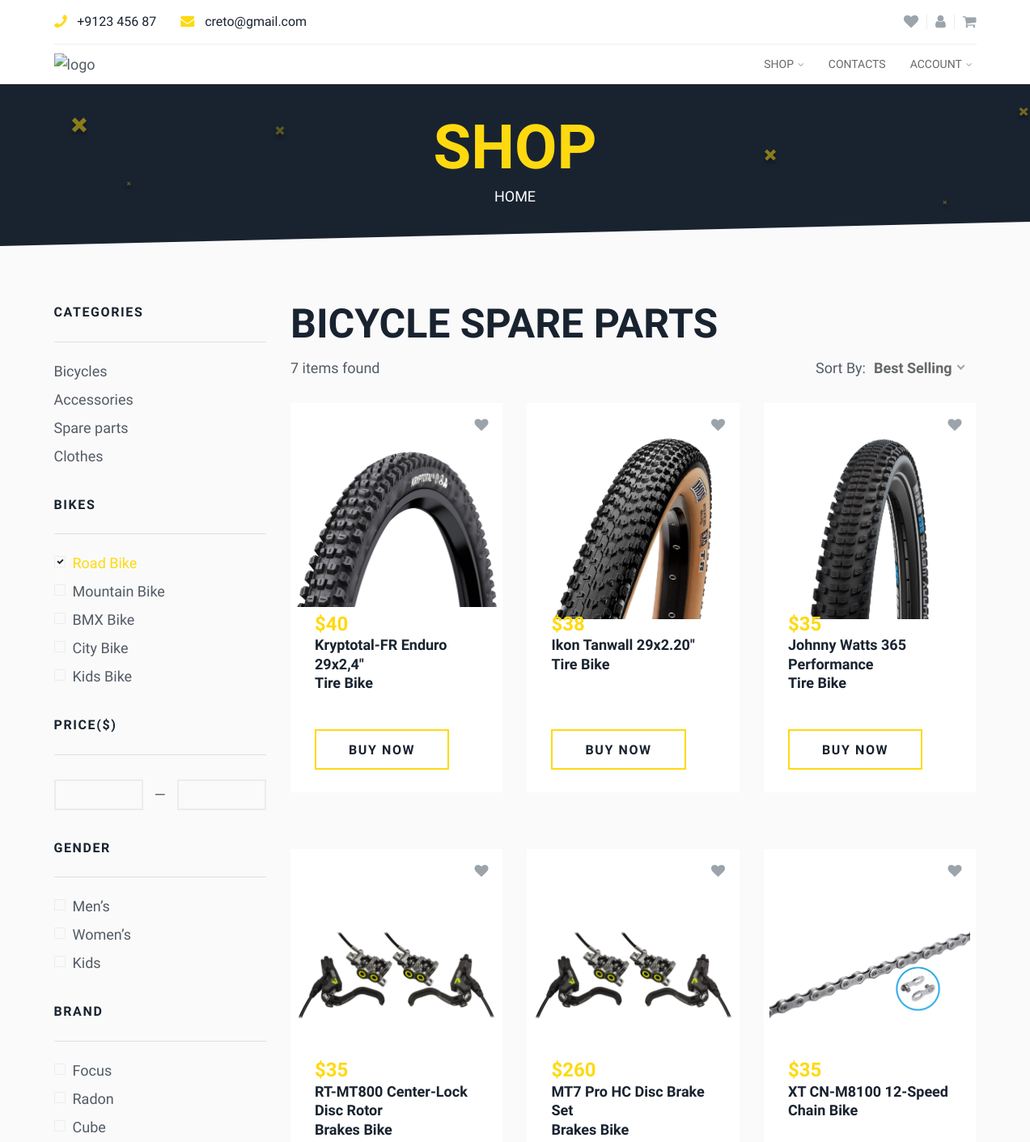
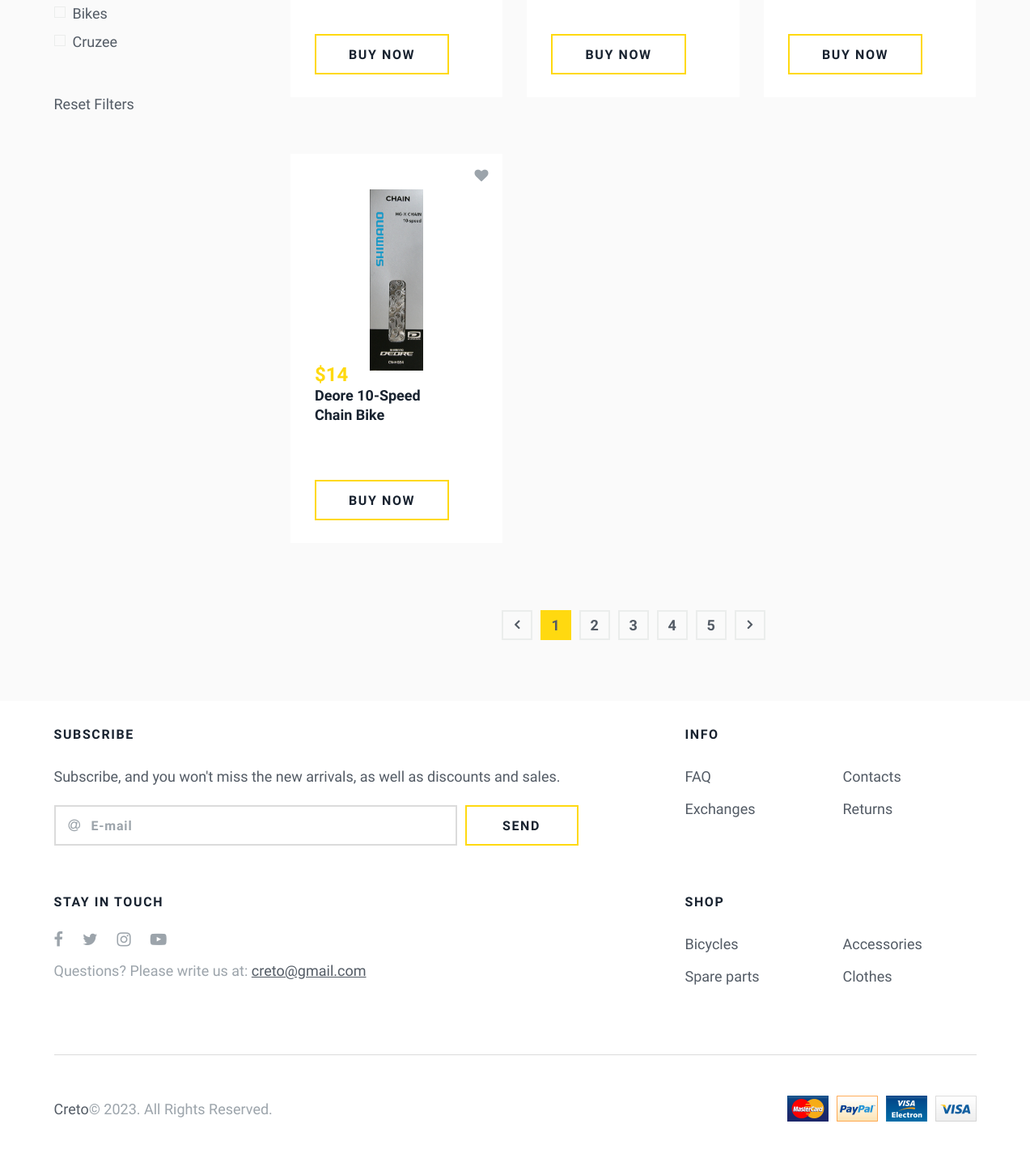
The page /shop/spare-parts on the database its author committed (2 pictures, top to bottom).
### store/models.py (models this page shows, shortened)
class ProductSparePart(models.Model):
    spare_part_image = models.ImageField(null=True, blank=True, upload_to='store/products/spare_parts/%Y/%m/%d/')
    spare_part_type = models.CharField(max_length=300, null=True, blank=True)
    spare_part_price = models.IntegerField()
    spare_part_name = models.CharField(max_length=300, null=True, blank=True)
    spare_part_brand = models.CharField(max_length=300, null=True, blank=True)
    spare_part_description = models.TextField(null=True, blank=True)

### store/views.py (the view)
def shop_spare_parts(request):
    spare_parts = ProductSparePart.objects.all()
    spare_parts_types = ProductSparePart.objects.values_list('spare_part_type', flat=True).distinct()
    spare_parts_prices = ProductSparePart.objects.values_list('spare_part_price', flat=True).distinct()
    spare_parts_brands = ProductSparePart.objects.values_list('spare_part_brand', flat=True).distinct()
    context = {
        'spare_parts': spare_parts,
        'spare_parts_types': spare_parts_types,
        'spare_parts_prices': spare_parts_prices,
        'spare_parts_brands': spare_parts_brands
    }
    return render(request, 'store/shop-spare-parts.html', context)

### store/templates/store/shop-spare-parts.html (shortened to what this page needs)
{% extends 'store/base.html' %}
{% load static %}
{% block content %}
<section class="s-header-title">
    <div class="container">
        <h1>Shop</h1>
        <ul class="breadcrambs">
            <li><a href="{% url 'main-page' %}">HOME</a></li>
        </ul>
    </div>
</section>
<section class="s-shop">
    <div class="container">
        <div class="row">
            <div class="col-12 col-lg-3 shop-sidebar">
                <ul class="widgets wigets-shop">
                    <li class="widget wiget-shop-category">
                        <h5 class="title">Categories</h5>
                         <ul>
                            <li><a href="{% url 'shop-bicycles' %}">Bicycles</a></li>
                            <li><a href="{% url 'shop-accessories' %}">Accessories</a></li>
                            <li><a href="{% url 'shop-spare-parts' %}">Spare parts</a></li>
                            <li><a href="{% url 'shop-clothes' %}">Clothes</a></li>
                        </ul>
                    </li>
                    <li class="widget wiget-shop-category">
                        <h5 class="title">bikes</h5>
                        <ul>
                            <li><p><input type="checkbox" checked><span>Road Bike</span>
                            </p></li>
                            <li><p><input type="checkbox"><span>Mountain Bike</span>
                            </p></li>
                            <li><p><input type="checkbox"><span>BMX Bike</span>
                            </p></li>
                            <li><p><input type="checkbox"><span>City Bike</span>
                            </p></li>
                            <li><p><input type="checkbox"><span>Kids Bike</span>
                            </p></li>
                        </ul>
                    </li>
                    <li class="widget wiget-price">
                        <h5 class="title">price($)</h5>
                        <div class="amount-cover">
                            <input type="text" id="amount-min">
                            <span>&mdash;</span>
                            <input type="text" id="amount-max">
                        </div>
                    </li>
                    <li class="widget wiget-gender">
                        <h5 class="title">gender</h5>
                        <ul>
                            <li><p><input
                                    type="checkbox"><span>Men’s</span>
                            </p></li>
                            <li><p><input type="checkbox"><span>Women’s</span>
                            </p></li>
                            <li><p><input
                                    type="checkbox"><span>Kids</span>
                            </p></li>
                        </ul>
                    </li>
                    <li class="widget wiget-brand">
                        <h5 class="title">brand</h5>
                        <ul>
                            <li><p><input
                                    type="checkbox"><span>Focus</span>
                            </p></li>
                            <li><p><input
                                    type="checkbox"><span>Radon</span>
                            </p></li>
                            <li><p><input
                                    type="checkbox"><span>Cube</span>
                            </p></li>
                            <li><p><input
                                    type="checkbox"><span>Bikes</span>
                            </p></li>
                            <li><p><input
                                    type="checkbox"><span>Cruzee</span>
                            </p></li>
                        </ul>
                    </li>
                </ul>
                <a href="#" class="reset-filter-btn">Reset Filters</a>
            </div>
            <div class="col-12 col-lg-9 shop-cover">
                <h2 class="title">Bicycle Spare Parts</h2>
                <div class="shop-sort-cover">
                    <div class="sort-left">{{ spare_parts|length }}
                        items found</div>
                    <div class="sort-right">
                        <div class="sort-by">
                            <span class="sort-name">sort by:</span>
                        </div>
                    </div>
                </div>
                <div class="shop-product-cover">
                    <div class="row product-cover block">
                        {% for spare_part in spare_parts %}
                        <div class="col-12 col-sm-4 prod-item-col">
                            <div class="product-item">
                                <ul class="product-icon-top">
                                    <li><a href="#"><i class="fa fa-heart" aria-hidden="true"></i></a></li>
                                </ul>
                                <a href="#" class="product-img"><img src="{{ spare_part.spare_part_image.url }}" alt="product"></a>
                                <div class="product-item-wrap">
                                    <div class="product-item-cover">
                                        <div class="price-cover">
                                            <div class="new-price">${{ spare_part.spare_part_price }}</div>
                                        </div>
                                        <h6 class="prod-title">
                                            <a href="single-shop.html">
                                                {{ spare_part.spare_part_name }}
                                                <br> {{ spare_part.spare_part_type }} bike
                                            </a>
                                        </h6>
                                        <a href="single-shop.html"
                                           class="btn"><span>buy now</span></a>
                                    </div>
                                </div>
                            </div>
                        </div>
                        {% endfor %}
                    </div>
                    <div class="pagination-cover">
                        <ul class="pagination">
                            <li class="pagination-item item-prev"><a
                                    href="#"><i
                                    class="fa fa-angle-left"
                                    aria-hidden="true"></i></a></li>
                            <li class="pagination-item active"><a
                                    href="#">1</a></li>
                            <li class="pagination-item"><a
                                    href="#">2</a></li>
                            <li class="pagination-item"><a
                                    href="#">3</a></li>
                            <li class="pagination-item"><a
                                    href="#">4</a></li>
                            <li class="pagination-item"><a
                                    href="#">5</a></li>
                            <li class="pagination-item item-next"><a
                                    href="#"><i
                                    class="fa fa-angle-right"
                                    aria-hidden="true"></i></a></li>
                        </ul>
                    </div>
                </div>
            </div>
        </div>
    </div>
</section>
{% endblock %}

### rows shown on the page
ProductSparePart: spare_part_image (picture), spare_part_price "40", spare_part_name "Kryptotal-FR Enduro 29x2,4\"", spare_part_type "Tire"
ProductSparePart: spare_part_image (picture), spare_part_price "38", spare_part_name "Ikon Tanwall 29x2.20\"", spare_part_type "Tire"
ProductSparePart: spare_part_image (picture), spare_part_price "35", spare_part_name "Johnny Watts 365 Performance", spare_part_type "Tire"
ProductSparePart: spare_part_image (picture), spare_part_price "35", spare_part_name "RT-MT800 Center-Lock Disc Rotor", spare_part_type "Brakes"
ProductSparePart: spare_part_image (picture), spare_part_price "260", spare_part_name "MT7 Pro HC Disc Brake Set", spare_part_type "Brakes"
ProductSparePart: spare_part_image (picture), spare_part_price "35", spare_part_name "XT CN-M8100 12-Speed", spare_part_type "Chain"
ProductSparePart: spare_part_image (picture), spare_part_price "14", spare_part_name "Deore 10-Speed", spare_part_type "Chain"

### other values the page prints
{{ spare_parts|length }} "7"
